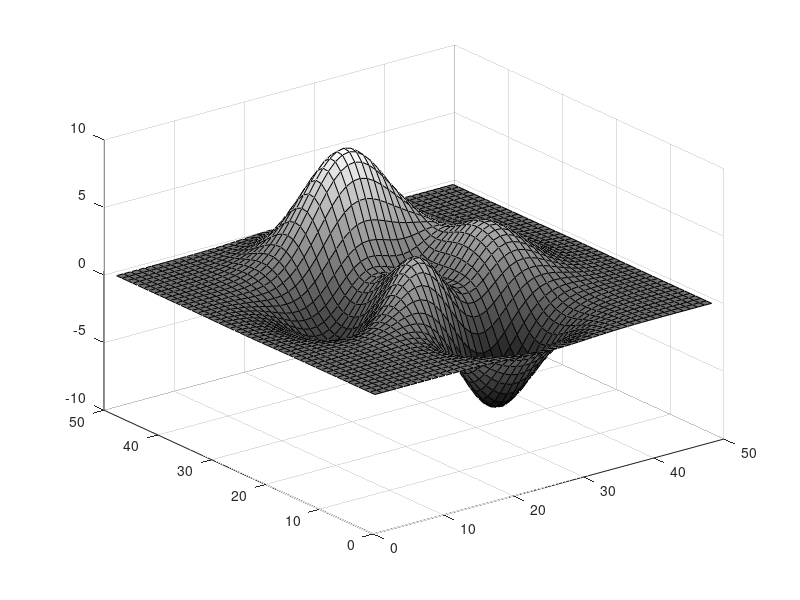

Source code (MATLAB): (Note: this script raises an error after producing the figure.)
%=============================================================================
% Copyright (c) 2016-present Allan CORNET (Nelson)
%=============================================================================
% This file is part of the Nelson.
%=============================================================================
% LICENCE_BLOCK_BEGIN
% SPDX-License-Identifier: LGPL-3.0-or-later
% LICENCE_BLOCK_END
%=============================================================================
% <--ADV-CLI MODE-->
%=============================================================================
f = figure();
surf(peaks);
colormap('gray');
r = f.ColorMap;
assert_isapprox(r(1:2, :), [0         0         0;    0.0039    0.0039    0.0039], 1e-2); 
%=============================================================================
